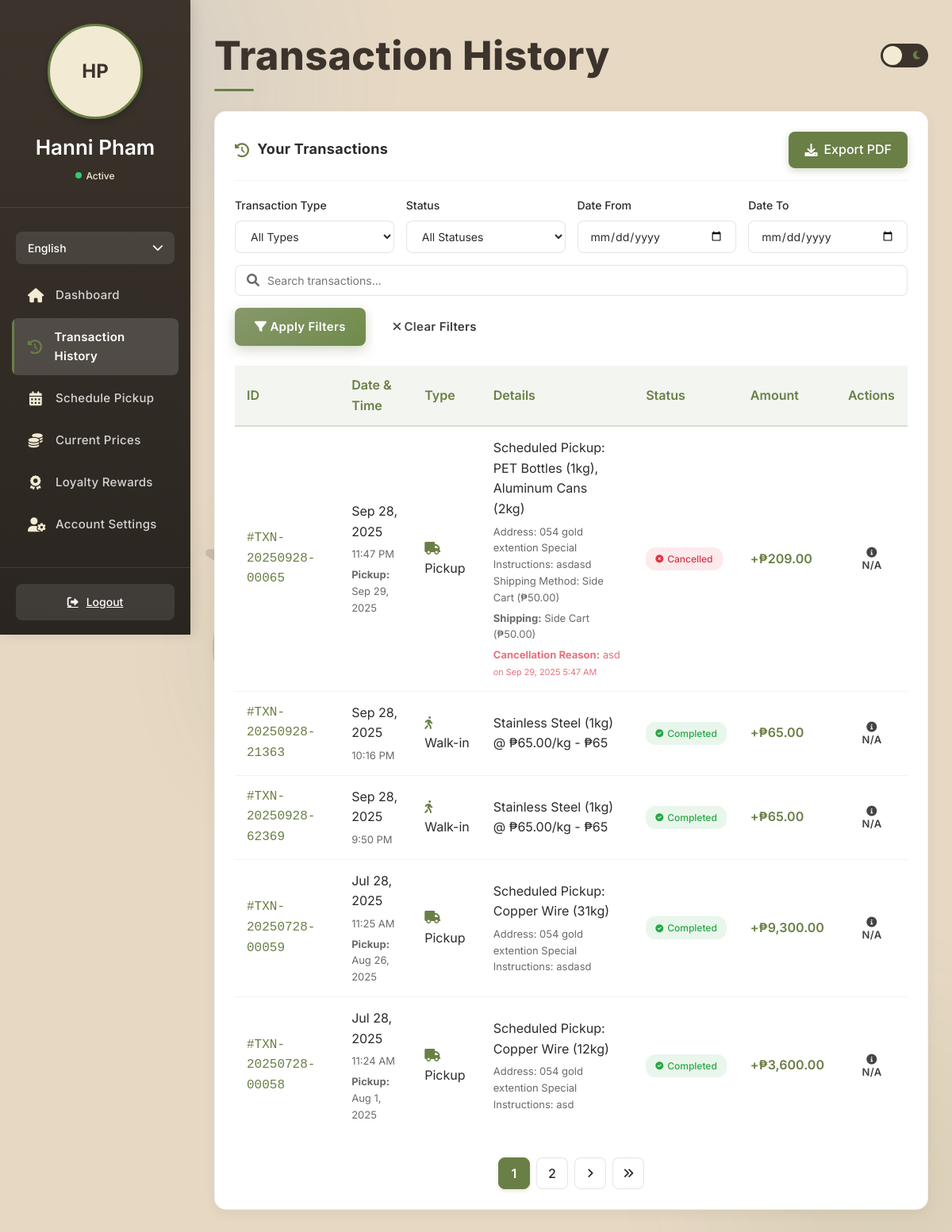
The app's page /Customer-portal/transaction.php (signed in) with its own data.
### tables this page shows
CREATE TABLE `users` (
  `id` int(11) NOT NULL AUTO_INCREMENT,
  `first_name` varchar(50) NOT NULL,
  `last_name` varchar(50) NOT NULL,
  `username` varchar(50) DEFAULT NULL,
  `email` varchar(100) NOT NULL,
  `phone` varchar(20) NOT NULL,
  `address` text NOT NULL,
  `profile_image` varchar(255) DEFAULT NULL,
  `password_hash` varchar(255) NOT NULL,
  `user_type` enum('individual','business','collector') NOT NULL,
  `agreed_terms` tinyint(1) DEFAULT 0,
  `created_at` timestamp NOT NULL DEFAULT current_timestamp(),
  `loyalty_points` int(11) DEFAULT 0,
  `loyalty_tier` enum('bronze','silver','gold','platinum','diamond','ethereal') DEFAULT 'bronze',
  `referral_code` varchar(20) DEFAULT NULL,
  `referred_by` int(11) DEFAULT NULL,
  `is_admin` tinyint(1) DEFAULT 0,
  `last_login` datetime DEFAULT NULL,
  `is_verified` tinyint(1) DEFAULT 0,
  `verification_token` varchar(255) DEFAULT NULL,
  `token_expires_at` datetime DEFAULT NULL,
  `reset_token` varchar(64) DEFAULT NULL,
  `reset_token_expires` datetime DEFAULT NULL,
  `facebook_id` varchar(255) DEFAULT NULL,
  `api_key` varchar(64) DEFAULT NULL,
  `two_factor_auth` tinyint(1) DEFAULT 0,
  `two_factor_secret` varchar(32) DEFAULT NULL,
  PRIMARY KEY (`id`),
  UNIQUE KEY `email` (`email`),
  UNIQUE KEY `username_UNIQUE` (`username`),
  UNIQUE KEY `referral_code_UNIQUE` (`referral_code`),
  UNIQUE KEY `uniq_api_key` (`api_key`),
  KEY `idx_api_key` (`api_key`)
);

CREATE TABLE `transactions` (
  `id` int(11) NOT NULL AUTO_INCREMENT,
  `transaction_id` varchar(20) NOT NULL,
  `user_id` int(11) DEFAULT NULL,
  `created_by` int(11) DEFAULT NULL,
  `name` varchar(100) NOT NULL,
  `transaction_type` enum('Pickup','Walk-in','Loyalty') NOT NULL,
  `type` enum('Purchase','Sale') NOT NULL DEFAULT 'Sale',
  `transaction_date` date NOT NULL,
  `transaction_time` time NOT NULL,
  `item_details` text NOT NULL,
  `additional_info` text DEFAULT NULL,
  `status` enum('Completed','Pending','Cancelled') DEFAULT 'Pending',
  `cancel_reason` text DEFAULT NULL,
  `cancelled_at` datetime DEFAULT NULL,
  `amount` decimal(10,2) NOT NULL,
  `created_at` timestamp NOT NULL DEFAULT current_timestamp(),
  `points_earned` int(11) DEFAULT 0,
  `points_redeemed` int(11) DEFAULT 0,
  `pickup_date` date DEFAULT NULL,
  `time_slot` varchar(50) DEFAULT NULL,
  `shipping_method` varchar(255) DEFAULT NULL,
  `shipping_fee` decimal(10,2) DEFAULT NULL,
  PRIMARY KEY (`id`),
  UNIQUE KEY `transaction_id` (`transaction_id`),
  KEY `user_id` (`user_id`)
);

CREATE TABLE `shipping_methods` (
  `id` int(11) NOT NULL AUTO_INCREMENT,
  `name` varchar(50) NOT NULL,
  `description` varchar(255) NOT NULL,
  `rate` decimal(10,2) NOT NULL,
  `max_weight` decimal(10,2) NOT NULL,
  `is_active` tinyint(1) NOT NULL DEFAULT 1,
  `created_at` timestamp NOT NULL DEFAULT current_timestamp(),
  `updated_at` timestamp NOT NULL DEFAULT current_timestamp() ON UPDATE current_timestamp(),
  PRIMARY KEY (`id`)
);

CREATE TABLE `pickups` (
  `id` int(11) NOT NULL AUTO_INCREMENT,
  `user_id` int(11) DEFAULT NULL,
  `pickup_date` date NOT NULL,
  `time_slot` varchar(50) NOT NULL,
  `address` text DEFAULT NULL,
  `special_instructions` text DEFAULT NULL,
  `estimated_value` decimal(10,2) DEFAULT NULL,
  `status` enum('Scheduled','Completed','Cancelled') DEFAULT 'Scheduled',
  `shipping_method` varchar(255) DEFAULT NULL,
  `shipping_fee` decimal(10,2) DEFAULT NULL,
  `created_at` timestamp NOT NULL DEFAULT current_timestamp(),
  `is_free_pickup` tinyint(1) DEFAULT 0,
  `reward_redemption_id` int(11) DEFAULT NULL,
  PRIMARY KEY (`id`),
  KEY `fk_pickups_user` (`user_id`),
  KEY `reward_redemption_id` (`reward_redemption_id`)
);

### Customer-portal/transaction.php (the view, shortened to what the rows shown need)
<?php
require_once 'db_connection.php';
$language = 'en';
$t = $translations[$language];
$user_id = $_SESSION['user_id'];
$transactions_per_page = 5;
$current_page = isset($_GET['page']) ? (int)$_GET['page'] : 1;
$offset = ($current_page - 1) * $transactions_per_page;
$sql = "SELECT t.*, p.shipping_method as shipping_method_id, p.shipping_fee, sm.name as shipping_method_name
        FROM transactions t
        LEFT JOIN pickups p ON t.pickup_date = p.pickup_date AND t.time_slot = p.time_slot AND t.user_id = p.user_id
        LEFT JOIN shipping_methods sm ON p.shipping_method = sm.id
        WHERE t.user_id = ?";
$params = array($user_id);
$types = "i";
$sql .= " ORDER BY t.transaction_date DESC, t.transaction_time DESC";
$sql .= " LIMIT ? OFFSET ?";
$params[] = $transactions_per_page;
$params[] = $offset;
$types .= "ii";
$stmt = mysqli_prepare($conn, $sql);
mysqli_stmt_bind_param($stmt, $types, ...$params);
if (!mysqli_stmt_execute($stmt)) {
    die("Error executing statement: " . mysqli_stmt_error($stmt));
}
$result = mysqli_stmt_get_result($stmt);
$user_query = "SELECT first_name, last_name, profile_image FROM users WHERE id = ?";
$user_stmt = mysqli_prepare($conn, $user_query);
mysqli_stmt_bind_param($user_stmt, "i", $user_id);
mysqli_stmt_execute($user_stmt);
$user_result = mysqli_stmt_get_result($user_stmt);
$user = mysqli_fetch_assoc($user_result);
$user_name = $user['first_name'] . ' ' . $user['last_name'];
$user_initials = strtoupper(substr($user['first_name'], 0, 1) . substr($user['last_name'], 0, 1));
function formatTransactionDetails($transaction) {
    $details = '';
    if ($transaction['transaction_type'] === 'Pickup') {
        $details = $transaction['item_details'];
    } else {
        $item_details = $transaction['item_details'];
        $items = json_decode($item_details, true);
        if (json_last_error() === JSON_ERROR_NONE && is_array($items)) {
            foreach ($items as $item) {
                if (isset($item['material']) && isset($item['quantity'])) {
                    $details .= "{$item['material']} ({$item['quantity']}kg)";
                    if (isset($item['price_per_kg'])) {
                        $details .= " @ ₱{$item['price_per_kg']}/kg";
                    }
                    if (isset($item['total'])) {
                        $details .= " - ₱{$item['total']}";
                    }
                    $details .= "\n";
                }
            }
        } else {
            $details = $item_details;
        }
    }
    return $details;
}
?>
<!DOCTYPE html>
<html lang="en">
<head>
    <link rel="stylesheet" href="https://cdnjs.cloudflare.com/ajax/libs/font-awesome/6.0.0-beta3/css/all.min.css">
</head>
<body>
    <div class="sidebar" id="sidebar">
        <div class="sidebar-header">
            <div class="user-avatar" id="profilePicture">
                <?php if (!empty($user['profile_image']) && file_exists($user['profile_image'])): ?>
                    <img src="<?php echo htmlspecialchars($user['profile_image']); ?>" alt="Profile">
                <?php else: ?>
                    <?php echo $user_initials; ?>
                <?php endif; ?>
            </div>
            <div class="user-name"><?php echo htmlspecialchars($user_name); ?></div>
            <div class="user-status">
                <span class="status-indicator"></span>
                <span>Active</span>
            </div>
        </div>
    </div>
    <div class="main-content">
        <div class="header">
            <h1 class="page-title"><?php echo $t['transaction_history']; ?></h1>
        </div>
        <div class="dashboard-card">
            <div style="overflow-x: auto;">
                <table class="transaction-table">
                    <thead>
                        <tr>
                            <th><?php echo $t['id']; ?></th>
                            <th><?php echo $t['date_time']; ?></th>
                            <th><?php echo $t['type']; ?></th>
                            <th><?php echo $t['details']; ?></th>
                            <th><?php echo $t['status']; ?></th>
                            <th><?php echo $t['amount']; ?></th>
                            <th><?php echo $t['actions']; ?></th>
                        </tr>
                    </thead>
                    <tbody>
                        <?php if (mysqli_num_rows($result) > 0): ?>
                            <?php while ($transaction = mysqli_fetch_assoc($result)): ?>
                                <tr>
                                    <td class="transaction-id">#<?php echo htmlspecialchars($transaction['transaction_id']); ?></td>
                                    <td>
                                        <?php echo date('M j, Y', strtotime($transaction['transaction_date'])); ?>
                                        <div class="transaction-items">
                                            <?php echo date('g:i A', strtotime($transaction['transaction_time'])); ?>
                                        </div>
                                        <?php if ($transaction['transaction_type'] == 'Pickup' && isset($transaction['pickup_date'])): ?>
                                            <div class="transaction-items">
                                                <strong><?php echo $t['pickup']; ?>:</strong>
                                                <?php echo date('M j, Y', strtotime($transaction['pickup_date'])); ?>
                                            </div>
                                        <?php endif; ?>
                                    </td>
                                    <td>
                                        <?php
                                        $type_icon = '';
                                        switch($transaction['transaction_type']) {
                                            case 'Pickup': $type_icon = 'fa-truck'; break;
                                            case 'Walk-in': $type_icon = 'fa-walking'; break;
                                        }
                                        ?>
                                        <i class="fas <?php echo $type_icon; ?>" style="margin-right: 8px; color: var(--icon-green);"></i>
                                        <?php echo htmlspecialchars($transaction['transaction_type']); ?>
                                    </td>
                                    <td>
                                        <?php
                                        $formatted_details = formatTransactionDetails($transaction);
                                        echo nl2br(htmlspecialchars($formatted_details));
                                        ?>
                                        <?php if (!empty($transaction['additional_info'])): ?>
                                            <div class="transaction-items">
                                                <?php echo htmlspecialchars($transaction['additional_info']); ?>
                                            </div>
                                        <?php endif; ?>
                                        <?php if (!empty($transaction['shipping_method_name'])): ?>
                                            <div class="transaction-items">
                                                <strong><?php echo $t['shipping']; ?>:</strong> <?php echo htmlspecialchars($transaction['shipping_method_name']); ?>
                                                <?php if (!empty($transaction['shipping_fee'])): ?>
                                                    (₱<?php echo number_format($transaction['shipping_fee'], 2); ?>)
                                                <?php endif; ?>
                                            </div>
                                        <?php endif; ?>
                                        <?php if (!empty($transaction['cancel_reason'])): ?>
                                            <div class="transaction-items" style="color: #dc3545;">
                                                <strong><?php echo $t['cancellation_reason']; ?>:</strong> <?php echo htmlspecialchars($transaction['cancel_reason']); ?>
                                                <?php if (!empty($transaction['cancelled_at'])): ?>
                                                    <br><small>on <?php echo date('M j, Y g:i A', strtotime($transaction['cancelled_at'])); ?></small>
                                                <?php endif; ?>
                                            </div>
                                        <?php endif; ?>
                                    </td>
                                    <td>
                                        <?php
                                        $status_class = 'status-' . strtolower($transaction['status']);
                                        $status_icon = '';
                                        switch($transaction['status']) {
                                            case 'Completed': $status_icon = 'fa-check-circle'; break;
                                            case 'Cancelled': $status_icon = 'fa-times-circle'; break;
                                        }
                                        echo '<span class="transaction-status ' . $status_class . '">' .
                                             '<i class="fas ' . $status_icon . '"></i>' .
                                             htmlspecialchars($transaction['status']) . '</span>';
                                        ?>
                                    </td>
                                    <td class="transaction-amount" style="color: <?php
                                        echo ($transaction['transaction_type'] == 'Loyalty') ? 'var(--sales-orange)' : 'var(--icon-green)';
                                    ?>;">
                                        +₱<?php echo number_format($transaction['amount'], 2); ?>
                                    </td>
                                    <td>
                                        <?php if ($transaction['status'] == 'Pending' && $transaction['transaction_type'] == 'Pickup'): ?>
                                            <button class="btn btn-danger btn-sm cancel-btn"
                                                    data-transaction-id="<?php echo $transaction['transaction_id']; ?>">
                                                <i class="fas fa-times"></i> <?php echo $t['cancel']; ?>
                                            </button>
                                        <?php else: ?>
                                            <button class="btn btn-secondary btn-sm" disabled>
                                                <i class="fas fa-info-circle"></i> N/A
                                            </button>
                                        <?php endif; ?>
                                    </td>
                                </tr>
                            <?php endwhile; ?>
                        <?php endif; ?>
                    </tbody>
                </table>
            </div>
        </div>
    </div>
</body>
</html>

### records on screen
users: user_initials "HP", user_name "Hanni Pham"
transactions: transaction "TXN-20250928-00065", transaction_date "Sep 28, 2025", transaction_time "11:47 PM", pickup "Pickup", pickup_date "Sep 29, 2025", transaction_type "Pickup", item_details "Scheduled Pickup: PET Bottles (1kg), Aluminum Cans (2kg)", additional_info "Address: 054 gold extention Special Instructions: asdasd Shipping Method: Side Cart (₱50.00)", shipping "Shipping", shipping_methods.name "Side Cart", pickups.shipping_fee "50.00", cancellation_reason "Cancellation Reason", cancel_reason "asd", cancelled_at "Sep 29, 2025 5:47 AM", status "Cancelled", amount "209.00", shows "N/A"
transactions: transaction "TXN-20250928-21363", transaction_date "Sep 28, 2025", transaction_time "10:16 PM", transaction_type "Walk-in", formatted_details "Stainless Steel (1kg) @ ₱65.00/kg - ₱65", status "Completed", amount "65.00", shows "N/A"
transactions: transaction "TXN-20250928-62369", transaction_date "Sep 28, 2025", transaction_time "9:50 PM", transaction_type "Walk-in", formatted_details "Stainless Steel (1kg) @ ₱65.00/kg - ₱65", status "Completed", amount "65.00", shows "N/A"
transactions: transaction "TXN-20250728-00059", transaction_date "Jul 28, 2025", transaction_time "11:25 AM", pickup "Pickup", pickup_date "Aug 26, 2025", transaction_type "Pickup", item_details "Scheduled Pickup: Copper Wire (31kg)", additional_info "Address: 054 gold extention Special Instructions: asdasd", status "Completed", amount "9,300.00", shows "N/A"
transactions: transaction "TXN-20250728-00058", transaction_date "Jul 28, 2025", transaction_time "11:24 AM", pickup "Pickup", pickup_date "Aug 1, 2025", transaction_type "Pickup", item_details "Scheduled Pickup: Copper Wire (12kg)", additional_info "Address: 054 gold extention Special Instructions: asd", status "Completed", amount "3,600.00", shows "N/A"

### other values on screen
$t['dashboard'] "Dashboard"
$t['transaction_history'] "Transaction History"
$t['schedule_pickup'] "Schedule Pickup"
$t['current_prices'] "Current Prices"
$t['loyalty_rewards'] "Loyalty Rewards"
$t['account_settings'] "Account Settings"
$t['logout'] "Logout"
$t['your_transactions'] "Your Transactions"
$t['export_pdf'] "Export PDF"
$t['transaction_type'] "Transaction Type"
$t['status'] "Status"
$t['date_from'] "Date From"
$t['date_to'] "Date To"
$t['apply_filters'] "Apply Filters"
$t['clear_filters'] "Clear Filters"
